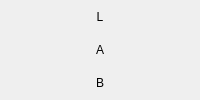
          <widget class="QWidget" name="lab_label" native="true">
           <layout class="QVBoxLayout" name="lab_label_layout">
            <property name="spacing">
             <number>1</number>
            </property>
            <property name="leftMargin">
             <number>0</number>
            </property>
            <property name="topMargin">
             <number>1</number>
            </property>
            <property name="rightMargin">
             <number>0</number>
            </property>
            <property name="bottomMargin">
             <number>1</number>
            </property>
            <item>
             <widget class="QPushButton" name="lab_1_label">
              <property name="sizePolicy">
               <sizepolicy hsizetype="Preferred" vsizetype="Preferred">
                <horstretch>0</horstretch>
                <verstretch>0</verstretch>
               </sizepolicy>
              </property>
              <property name="focusPolicy">
               <enum>Qt::NoFocus</enum>
              </property>
              <property name="text">
               <string>L</string>
              </property>
              <property name="flat">
               <bool>true</bool>
              </property>
             </widget>
            </item>
            <item>
             <widget class="QPushButton" name="lab_2_label">
              <property name="sizePolicy">
               <sizepolicy hsizetype="Preferred" vsizetype="Preferred">
                <horstretch>0</horstretch>
                <verstretch>0</verstretch>
               </sizepolicy>
              </property>
              <property name="focusPolicy">
               <enum>Qt::NoFocus</enum>
              </property>
              <property name="text">
               <string>A</string>
              </property>
              <property name="flat">
               <bool>true</bool>
              </property>
             </widget>
            </item>
            <item>
             <widget class="QPushButton" name="lab_3_label">
              <property name="sizePolicy">
               <sizepolicy hsizetype="Preferred" vsizetype="Preferred">
                <horstretch>0</horstretch>
                <verstretch>0</verstretch>
               </sizepolicy>
              </property>
              <property name="focusPolicy">
               <enum>Qt::NoFocus</enum>
              </property>
              <property name="text">
               <string>B</string>
              </property>
              <property name="flat">
               <bool>true</bool>
              </property>
             </widget>
            </item>
           </layout>
          </widget>
